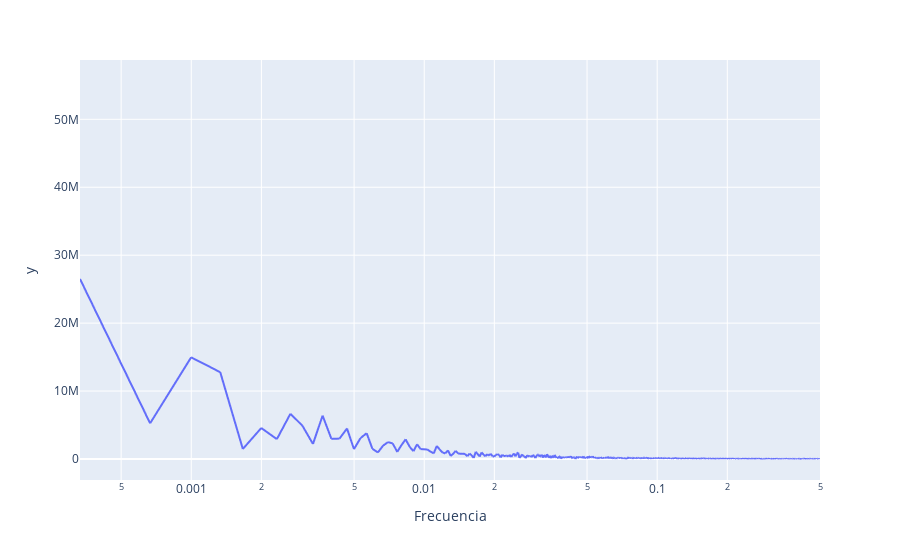

The notebook cell saved with this chart:
### Code cell
# 0. Parámetros de la serie de tiempo
N = len(temp)      # Cantidad de muestras: [muestras]
muestras = 1           # Número de muestras/horas: [muestras/h]

# 1. Calcular la magnitud de la Transformada de Fourier derecha
tf = np.abs(np.fft.rfft(temp,N))

# 2. Calcular vector frecuencias (eje horizontal)
frecs = np.fft.rfftfreq(N, d=1./muestras)

# 3. Graficar
# Como tenemos 1 muestra por hora pero la serie dura varios años
# usaremos una escala logarítmica en el eje horizontal
fig = px.line(x=frecs, y=tf, log_x=True)
fig.update_layout(xaxis_title=f'Frecuencia')
fig.show()

### Figure 1 — Plotly figure (JSON) as saved in the notebook; plotly's stock layout.template omitted (floating-point values rounded to 4 significant figures; data arrays with more than 128 entries replaced by an {"elided": "..."} marker saying what was removed)
{"data": [{"hovertemplate": "x=%{x}<br>y=%{y}<extra></extra>", "legendgroup": "", "line": {"color": "#636efa", "dash": "solid"}, "marker": {"symbol": "circle"}, "mode": "lines", "name": "", "showlegend": false, "type": "scattergl", "x": {"elided": "1503 float values"}, "xaxis": "x", "y": {"elided": "1503 float values"}, "yaxis": "y"}], "layout": {"legend": {"tracegroupgap": 0}, "margin": {"t": 60}, "xaxis": {"anchor": "y", "domain": [0, 1], "title": {"text": "Frecuencia"}, "type": "log"}, "yaxis": {"anchor": "x", "domain": [0, 1], "title": {"text": "y"}}}}
